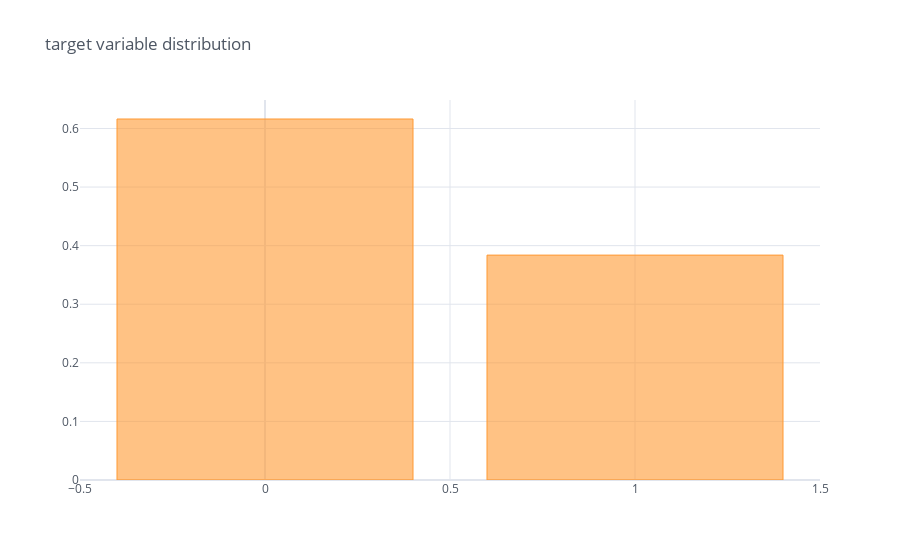

The notebook cell this image was saved under:
### Code cell
import cufflinks as cf
cf.set_config_file(offline=True)
data_all['Survived'].value_counts(normalize=True).iplot(kind='bar', theme='white', title='target variable distribution')

### Figure 1 — Plotly figure (JSON) as saved in the notebook; plotly's stock layout.template omitted (floating-point values rounded to 4 significant figures)
{"data": [{"marker": {"color": "rgba(255, 153, 51, 0.6)", "line": {"color": "rgba(255, 153, 51, 1.0)", "width": 1}}, "name": "Survived", "orientation": "v", "text": "", "type": "bar", "x": [0, 1], "y": [0.6162, 0.3838]}], "layout": {"legend": {"bgcolor": "#FFFFFF", "font": {"color": "#4D5663"}}, "paper_bgcolor": "#FFFFFF", "plot_bgcolor": "#FFFFFF", "title": {"font": {"color": "#4D5663"}, "text": "target variable distribution"}, "xaxis": {"gridcolor": "#E1E5ED", "showgrid": true, "tickfont": {"color": "#4D5663"}, "title": {"font": {"color": "#4D5663"}, "text": ""}, "zerolinecolor": "#E1E5ED"}, "yaxis": {"gridcolor": "#E1E5ED", "showgrid": true, "tickfont": {"color": "#4D5663"}, "title": {"font": {"color": "#4D5663"}, "text": ""}, "zerolinecolor": "#E1E5ED"}}}
